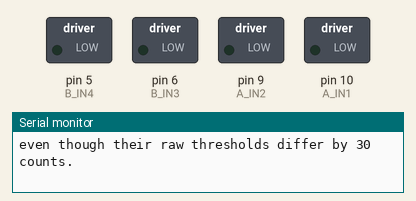
Simulated run of this sketch. Board: Arduino Nano, built with avr-gcc and run on an emulated ATmega328P. Parts: switched loads named in the sketch (green lamp = pin HIGH), the last lines printed to the serial monitor.

Above: at 0.6 s.
At 3.6 s:
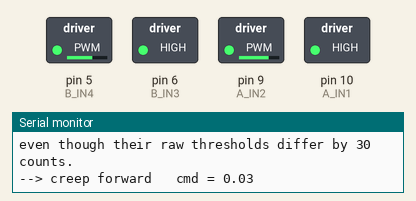
At 8.8 s:
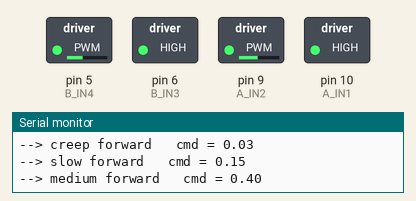
At 10.9 s:
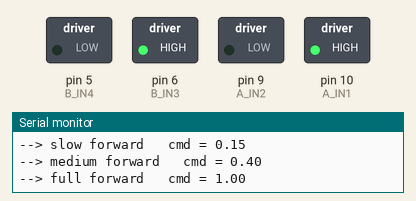
At 20.3 s:
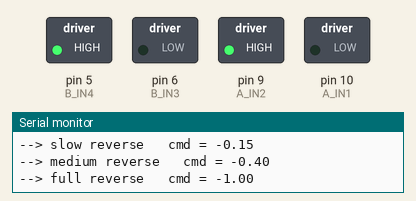
At 37.8 s:
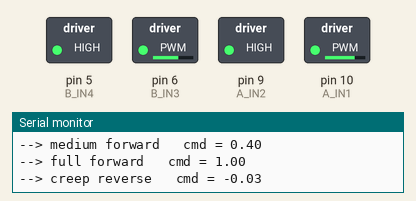
Timing chart, 0 to 40.0 s (numbered marks = the images above):
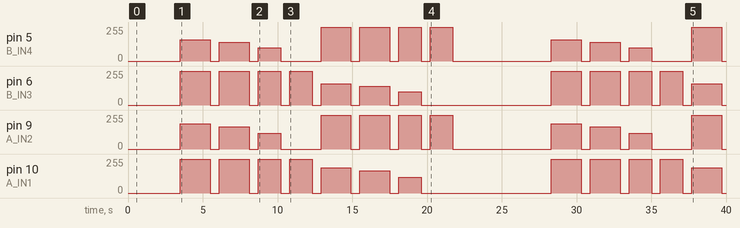

The sketch:

motor_drive.ino
```cpp
// Motor drive with deadband compensation
//
// This is the drive layer the balance loop will sit on top of. Two things
// it does that the raw analogWrite calls did not:
//
//   1. Slow decay (drive/brake) rather than fast decay (drive/coast).
//      Measured on this robot: breakaway dropped from 110 to 65 on the
//      left motor and from 125 to 95 on the right.
//
//   2. Deadband feedforward. Each motor has its own minimum PWM, so a
//      command of "1% forward" is mapped to just above that motor's
//      breakaway rather than to PWM 3, which does nothing at all. Without
//      this, a PID's small corrections vanish and the robot only reacts
//      once it is already falling hard.
//
// Commands are -1.0 to +1.0. Positive drives the robot forward.
//
// Wiring (Nano -> DRV8833):
//   D10 -> IN1   D9 -> IN2    (motor A = left,  OUT1/OUT2)
//   D6  -> IN3   D5 -> IN4    (motor B = right, OUT3/OUT4)
//
// ROBOT ON A STAND.

#include <Arduino.h>

const byte A_IN1 = 10;
const byte A_IN2 = 9;
const byte B_IN3 = 6;
const byte B_IN4 = 5;

// Measured breakaway PWM in slow decay, 2026-10-13.
// Re-measure after a few hours of running - these drop as the gearboxes
// wear in. Set them a little BELOW the measured value rather than above:
// too high and the robot twitches at the slightest tilt.
const int A_MIN_PWM = 60;
const int B_MIN_PWM = 90;

const int MAX_PWM = 255;

// Commands smaller than this are treated as zero, so the motors are not
// held energised while the robot is balanced and happy.
const float DEADZONE = 0.02;

void driveRaw(byte pinFwd, byte pinRev, int pwm, bool forward) {
  byte hi = forward ? pinFwd : pinRev;
  byte lo = forward ? pinRev : pinFwd;
  analogWrite(hi, 255);
  analogWrite(lo, 255 - pwm);
}

void coast(byte p1, byte p2) {
  analogWrite(p1, 0);
  analogWrite(p2, 0);
}

// cmd: -1.0 .. +1.0
void setMotor(byte pin1, byte pin2, float cmd, int minPwm) {
  if (cmd > 1.0) cmd = 1.0;
  if (cmd < -1.0) cmd = -1.0;

  if (cmd > -DEADZONE && cmd < DEADZONE) {
    coast(pin1, pin2);
    return;
  }

  bool forward = (cmd > 0);
  float mag = forward ? cmd : -cmd;

  // Map 0..1 onto minPwm..MAX_PWM instead of 0..MAX_PWM
  int pwm = minPwm + (int)((MAX_PWM - minPwm) * mag + 0.5);
  driveRaw(pin1, pin2, pwm, forward);
}

void setMotorA(float cmd) { setMotor(A_IN1, A_IN2, cmd, A_MIN_PWM); }
void setMotorB(float cmd) { setMotor(B_IN3, B_IN4, cmd, B_MIN_PWM); }

void setBoth(float cmd) {
  setMotorA(cmd);
  setMotorB(cmd);
}

void stopBoth() {
  coast(A_IN1, A_IN2);
  coast(B_IN3, B_IN4);
}

void hold(const char *label, float cmd, unsigned long ms) {
  Serial.print("--> ");
  Serial.print(label);
  Serial.print("   cmd = ");
  Serial.println(cmd, 2);
  setBoth(cmd);
  delay(ms);
  stopBoth();
  delay(600);
}

void setup() {
  Serial.begin(115200);
  delay(500);

  pinMode(A_IN1, OUTPUT);
  pinMode(A_IN2, OUTPUT);
  pinMode(B_IN3, OUTPUT);
  pinMode(B_IN4, OUTPUT);
  stopBoth();

  Serial.println();
  Serial.println("=== Motor drive, deadband compensated ===");
  Serial.println("Both wheels should start moving at the SAME command,");
  Serial.println("even though their raw thresholds differ by 30 counts.");
  Serial.println();
  delay(3000);
}

void loop() {
  hold("creep forward",  0.03, 2000);
  hold("slow forward",   0.15, 2000);
  hold("medium forward", 0.40, 1500);
  hold("full forward",   1.00, 1500);

  Serial.println();

  hold("creep reverse",  -0.03, 2000);
  hold("slow reverse",   -0.15, 2000);
  hold("medium reverse", -0.40, 1500);
  hold("full reverse",   -1.00, 1500);

  Serial.println();
  Serial.println("=== cycle complete, repeating in 6 seconds ===");
  Serial.println();
  delay(6000);
}
```

Measured:
- by itself, pin 5 (B_IN4): 0/255 → 160/255 at 3.5 s, → 0/255 2.0 s later, → 140/255 0.60 s later, → 0/255 2.0 s later, … (22 changes in this stretch)
- by itself, pin 6 (B_IN3): 0/255 → 255/255 at 3.5 s, → 0/255 2.0 s later, → 255/255 0.60 s later, → 0/255 2.0 s later, … (24 changes in this stretch)
- by itself, pin 9 (A_IN2): 0/255 → 189/255 at 3.5 s, → 0/255 2.0 s later, → 166/255 0.60 s later, → 0/255 2.0 s later, … (22 changes in this stretch)
- by itself, pin 10 (A_IN1): 0/255 → 255/255 at 3.5 s, → 0/255 2.0 s later, → 255/255 0.60 s later, → 0/255 2.0 s later, … (24 changes in this stretch)
